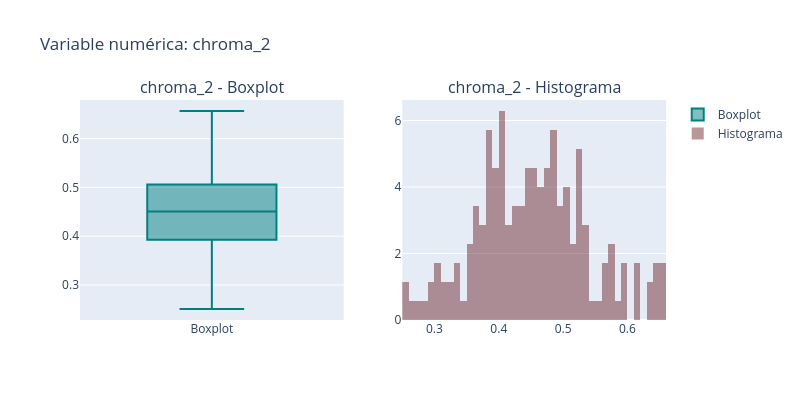
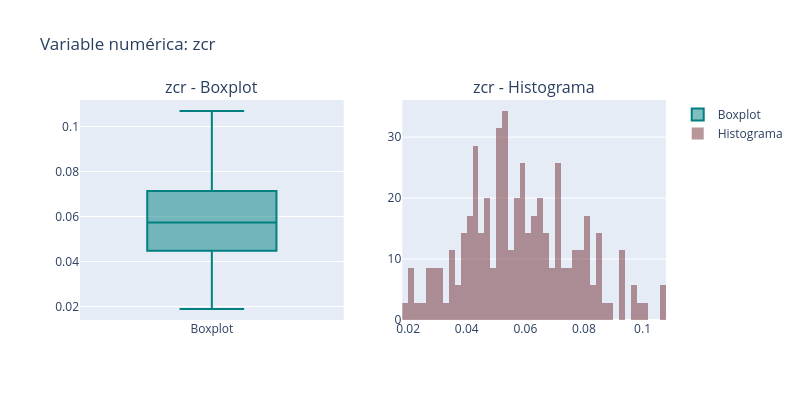
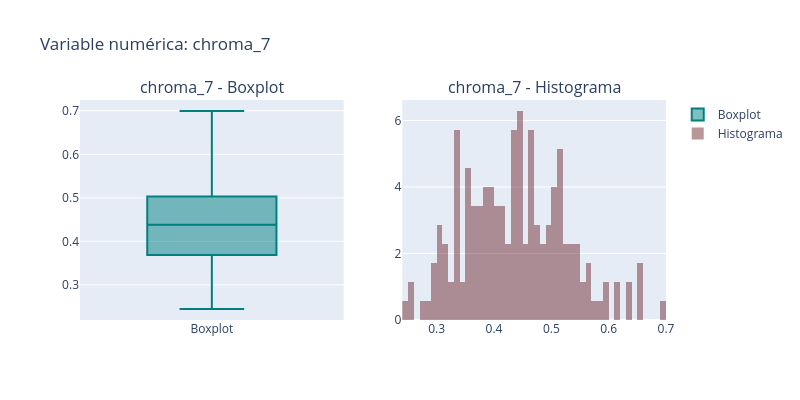
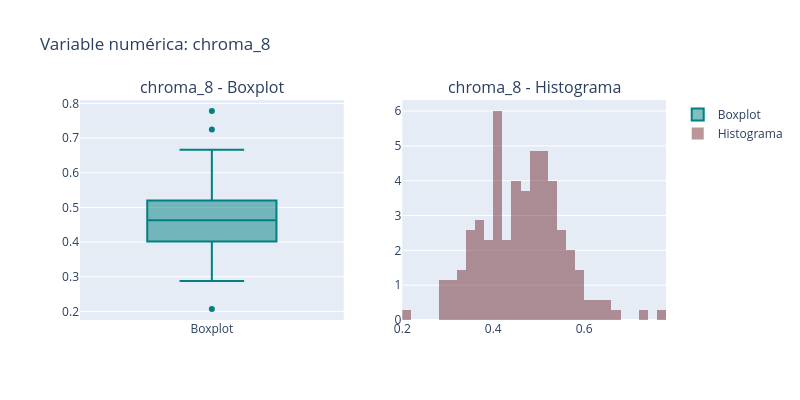

The cell these charts' notebook holds for them, in order:
### Code cell
analisis.plot_num()

### Figure 1 — Plotly figure (JSON) as saved in the notebook; plotly's stock layout.template omitted (floating-point values rounded to 4 significant figures; data arrays with more than 128 entries replaced by an {"elided": "..."} marker saying what was removed)
{"data": [{"marker": {"color": "#008080"}, "name": "Boxplot", "type": "box", "xaxis": "x", "y": {"elided": "175 float values"}, "yaxis": "y"}, {"histnorm": "probability density", "marker": {"color": "rgba(114, 47, 55, 0.5)"}, "name": "Histograma", "nbinsx": 50, "type": "histogram", "x": {"elided": "175 float values"}, "xaxis": "x2", "yaxis": "y2"}], "layout": {"annotations": [{"font": {"size": 16}, "showarrow": false, "text": "chroma_2 - Boxplot", "x": 0.225, "xanchor": "center", "xref": "paper", "y": 1, "yanchor": "bottom", "yref": "paper"}, {"font": {"size": 16}, "showarrow": false, "text": "chroma_2 - Histograma", "x": 0.775, "xanchor": "center", "xref": "paper", "y": 1, "yanchor": "bottom", "yref": "paper"}], "height": 400, "title": {"text": "Variable numérica: chroma_2"}, "width": 800, "xaxis": {"anchor": "y", "domain": [0, 0.45]}, "xaxis2": {"anchor": "y2", "domain": [0.55, 1]}, "yaxis": {"anchor": "x", "domain": [0, 1]}, "yaxis2": {"anchor": "x2", "domain": [0, 1]}}}

### Figure 2 — Plotly figure (JSON) as saved in the notebook; plotly's stock layout.template omitted (floating-point values rounded to 4 significant figures; data arrays with more than 128 entries replaced by an {"elided": "..."} marker saying what was removed)
{"data": [{"marker": {"color": "#008080"}, "name": "Boxplot", "type": "box", "xaxis": "x", "y": {"elided": "175 float values"}, "yaxis": "y"}, {"histnorm": "probability density", "marker": {"color": "rgba(114, 47, 55, 0.5)"}, "name": "Histograma", "nbinsx": 50, "type": "histogram", "x": {"elided": "175 float values"}, "xaxis": "x2", "yaxis": "y2"}], "layout": {"annotations": [{"font": {"size": 16}, "showarrow": false, "text": "zcr - Boxplot", "x": 0.225, "xanchor": "center", "xref": "paper", "y": 1, "yanchor": "bottom", "yref": "paper"}, {"font": {"size": 16}, "showarrow": false, "text": "zcr - Histograma", "x": 0.775, "xanchor": "center", "xref": "paper", "y": 1, "yanchor": "bottom", "yref": "paper"}], "height": 400, "title": {"text": "Variable numérica: zcr"}, "width": 800, "xaxis": {"anchor": "y", "domain": [0, 0.45]}, "xaxis2": {"anchor": "y2", "domain": [0.55, 1]}, "yaxis": {"anchor": "x", "domain": [0, 1]}, "yaxis2": {"anchor": "x2", "domain": [0, 1]}}}

### Figure 3 — Plotly figure (JSON) as saved in the notebook; plotly's stock layout.template omitted (floating-point values rounded to 4 significant figures; data arrays with more than 128 entries replaced by an {"elided": "..."} marker saying what was removed)
{"data": [{"marker": {"color": "#008080"}, "name": "Boxplot", "type": "box", "xaxis": "x", "y": {"elided": "175 float values"}, "yaxis": "y"}, {"histnorm": "probability density", "marker": {"color": "rgba(114, 47, 55, 0.5)"}, "name": "Histograma", "nbinsx": 50, "type": "histogram", "x": {"elided": "175 float values"}, "xaxis": "x2", "yaxis": "y2"}], "layout": {"annotations": [{"font": {"size": 16}, "showarrow": false, "text": "chroma_7 - Boxplot", "x": 0.225, "xanchor": "center", "xref": "paper", "y": 1, "yanchor": "bottom", "yref": "paper"}, {"font": {"size": 16}, "showarrow": false, "text": "chroma_7 - Histograma", "x": 0.775, "xanchor": "center", "xref": "paper", "y": 1, "yanchor": "bottom", "yref": "paper"}], "height": 400, "title": {"text": "Variable numérica: chroma_7"}, "width": 800, "xaxis": {"anchor": "y", "domain": [0, 0.45]}, "xaxis2": {"anchor": "y2", "domain": [0.55, 1]}, "yaxis": {"anchor": "x", "domain": [0, 1]}, "yaxis2": {"anchor": "x2", "domain": [0, 1]}}}

### Figure 4 — Plotly figure (JSON) as saved in the notebook; plotly's stock layout.template omitted (floating-point values rounded to 4 significant figures; data arrays with more than 128 entries replaced by an {"elided": "..."} marker saying what was removed)
{"data": [{"marker": {"color": "#008080"}, "name": "Boxplot", "type": "box", "xaxis": "x", "y": {"elided": "175 float values"}, "yaxis": "y"}, {"histnorm": "probability density", "marker": {"color": "rgba(114, 47, 55, 0.5)"}, "name": "Histograma", "nbinsx": 50, "type": "histogram", "x": {"elided": "175 float values"}, "xaxis": "x2", "yaxis": "y2"}], "layout": {"annotations": [{"font": {"size": 16}, "showarrow": false, "text": "chroma_8 - Boxplot", "x": 0.225, "xanchor": "center", "xref": "paper", "y": 1, "yanchor": "bottom", "yref": "paper"}, {"font": {"size": 16}, "showarrow": false, "text": "chroma_8 - Histograma", "x": 0.775, "xanchor": "center", "xref": "paper", "y": 1, "yanchor": "bottom", "yref": "paper"}], "height": 400, "title": {"text": "Variable numérica: chroma_8"}, "width": 800, "xaxis": {"anchor": "y", "domain": [0, 0.45]}, "xaxis2": {"anchor": "y2", "domain": [0.55, 1]}, "yaxis": {"anchor": "x", "domain": [0, 1]}, "yaxis2": {"anchor": "x2", "domain": [0, 1]}}}
